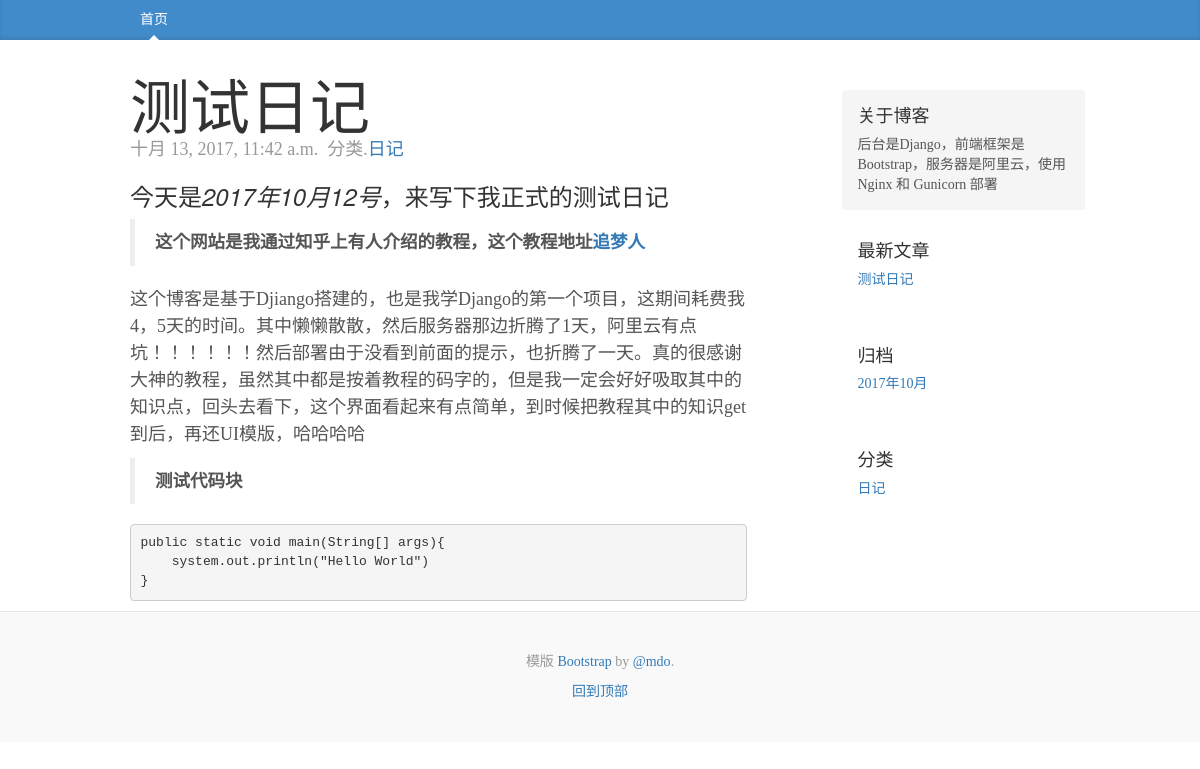
Page /blog/1/ on the committed database.
### blog/models.py (models this page shows, shortened)
@python_2_unicode_compatible
class Post(models.Model):
    title = models.CharField(max_length=100)
    body = models.TextField()
    created_time = models.DateTimeField()
    modified_time = models.DateTimeField()
    excerpt = models.CharField(max_length=200, blank=True)
    category = models.ForeignKey(Category)
    author = models.ForeignKey(User)
    def get_absolute_url(self):
        return reverse('blog:detail', kwargs={'pk': self.pk})
    class Meta:
        ordering = ['-created_time']

@python_2_unicode_compatible
class Category(models.Model):
    name = models.CharField(max_length=100)
    def __str__(self):
        return self.name

### blog/views.py (the view)
# urls.py: url(r'^blog/(?P<pk>[0-9]+)/$', views.detial, name='detail'),
def detial(request, pk):
    post = get_object_or_404(Post, pk=pk)
    post.body = markdown.markdown(post.body,
                                  extensions=[
                                      'markdown.extensions.extra',
                                      'markdown.extensions.codehilite',
                                      'markdown.extensions.toc',
                                  ])
    return render(request, 'blog/detail.html', context={'post': post})

### blog/templatetags/blog_tags.py (called while the page is built)
@register.simple_tag
def get_recent_posts(num=5):
    return Post.objects.all().order_by('-created_time')[:num]

@register.simple_tag
def get_category():
    return Category.objects.all()

@register.simple_tag
def archives():
    return Post.objects.dates('created_time', 'month', order='DESC')

### templates/blog/detail.html
{% extends 'base.html' %}
{% block main %}
<h2 class="blog-title">{{post.title}}</h2>
<p class="blog-post-meta">{{post.created_time}}&nbsp&nbsp分类.<a href="{% url 'blog:get_category' post.category.pk %}">{{post.category}}</a></p>
{{post.body|safe}}
{% endblock main %}
{% block box %}
<div style="height:50px"></div>
{% endblock box %}

### templates/base.html (shortened to what this page needs)
{% load staticfiles %}
{% load blog_tags %}
<!DOCTYPE html>
<html lang="en">
<head>
    <link href="{% static 'blog/css/bootstrap.min.css' %}" rel="stylesheet">
    <link href="{% static 'blog/css/ie10-viewport-bug-workaround.css' %}" rel="stylesheet">
    <link href="{% static 'blog/css/blog.css' %}" rel="stylesheet">
</head>
<body>
<div class="blog-masthead">
    <div class="container">
        <nav class="blog-nav">
            <a class="blog-nav-item active" href="{% url 'blog:index' %}">首页</a>
        </nav>
    </div>
</div>
<div class="container">
    <div class="row">
        <div class="col-sm-8 blog-main">
            {% block main %}
            {% endblock main %}
        </div>
        <div class="col-sm-3 col-sm-offset-1 blog-sidebar">
            {% block box %}
            {% endblock box %}
            <div class="sidebar-module sidebar-module-inset">
                <h4>关于博客</h4>
                <p>后台是Django，前端框架是Bootstrap，服务器是阿里云，使用 Nginx 和 Gunicorn 部署 </p>
            </div>
            <div class="sidebar-module">
                <h4>最新文章</h4>
                  {% get_recent_posts as post_list %}
                <ol class="list-unstyled">
                    {% for post in post_list %}
                    <li><a href="{{post.get_absolute_url}}">{{post.title}}</a></li>
                    {% empty %}
                    暂无文章
                    {% endfor %}
                </ol>
            </div>
            <div class="sidebar-module">
                <h4>归档</h4>
                  {% archives as date_list %}
                <ol class="list-unstyled">
                    {% for date in date_list %}
                    <li><a href="{% url 'blog:archives' date.year date.month %}">{{date.year}}年{{date.month}}月</a></li>
                    {% empty %}
                    暂无归档
                    {% endfor %}
                </ol>
            </div>
            <div class="sidebar-module">
                <h4>分类</h4>
                {% get_category as category_list %}
                <ol class="list-unstyled">
                    {% for category in category_list %}
                    <li><a href="{% url 'blog:get_category' category.pk %}">{{category.name}}</a></li>
                    {% empty %}
                    暂无分类
                    {% endfor %}
                </ol>
            </div>
        </div>
    </div>
</div>
<footer class="blog-footer">
    <p>模版 <a href="http://getbootstrap.com">Bootstrap</a> by <a href="https://twitter.com/mdo">@mdo</a>.</p>
    <p>
        <a href="#">回到顶部</a>
    </p>
</footer>
</body>
</html>

### blog/static/blog/css/blog.css (style rules this page uses)
body { font-family: Georgia, "Times New Roman", Times, serif; color: #555; }
h1, .h1, h2, .h2, h3, .h3, h4, .h4, h5, .h5, h6, .h6 { margin-top: 0; font-family: "Helvetica Neue", Helvetica, Arial, sans-serif; font-weight: normal; color: #333; }
@media (min-width: 1200px) { .container { width: 970px; } }
.blog-masthead { background-color: #428bca; -webkit-box-shadow: inset 0 -2px 5px rgba(0,0,0,.1); box-shadow: inset 0 -2px 5px rgba(0,0,0,.1); }
.blog-nav-item { position: relative; display: inline-block; padding: 10px; font-weight: 500; color: #cdddeb; }
.blog-nav .active { color: #fff; }
.blog-nav .active:after { position: absolute; bottom: 0; left: 50%; width: 0; height: 0; margin-left: -5px; vertical-align: middle; content: " "; border-right: 5px solid transparent; border-bottom: 5px solid; border-left: 5px solid transparent; }
.blog-title { margin-top: 30px; margin-bottom: 0; font-size: 60px; font-weight: normal; }
.blog-main { font-size: 18px; line-height: 1.5; }
.sidebar-module { padding: 15px; margin: 0 -15px 15px; }
.sidebar-module-inset { padding: 15px; background-color: #f5f5f5; border-radius: 4px; }
.sidebar-module-inset p:last-child, .sidebar-module-inset ul:last-child, .sidebar-module-inset ol:last-child { margin-bottom: 0; }
.blog-post-meta { margin-bottom: 20px; color: #999; }
.blog-footer { padding: 40px 0; color: #999; text-align: center; background-color: #f9f9f9; border-top: 1px solid #e5e5e5; }
.blog-footer p:last-child { margin-bottom: 0; }

### rows in the picture
Post: title "测试日记", created_time "十月 13, 2017, 11:42 a.m.", category "日记", body "今天是 2017年10月12号 ，来写下我正式的测试日记 这个网站是我通过知乎上有人介绍的教程，这个教程地址 追梦人 这个博客是基于Djiango搭建的，也是我学Django的第一个项目，这期间耗费我4，5天的时间。其中懒懒散散，然后服务器那边折腾了1天，阿里云有点坑！！！！！！然后部署由于没看到前面的提示，也折腾了一天。真的很感谢大神的教程，虽然其中都是按着教程的码字的，但是我一定会好好吸取其中的知识点，回头去看下，这个界面看起来有点简单，到时候把教程其中的知识get到后，再还UI模版，哈哈哈哈 测试代码块 public static void main(String[] args){ system.out.println(\"Hello World\") }"
Category: name "日记"

### other values in the picture
{{ date.year }} "2017"
{{ date.month }} "10"
